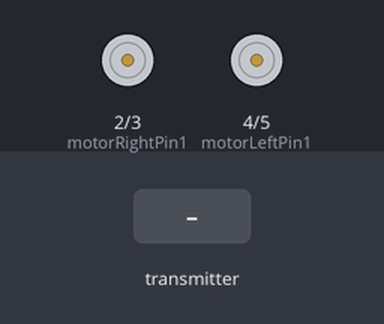
The sketch below on a simulated Arduino Uno, built with avr-gcc and run on an emulated ATmega328P. Parts: motor-driver pin pairs drawn as motors (green arrow = first pin HIGH = forward, orange = second pin HIGH = backward, longer = more drive). The inputs (shaded band) are chosen by the test bench. No radio packets arrive unless stated.

Above: at 1.2 s.
1.3 s: the transmitter starts sending x = 0
At 1.9 s:
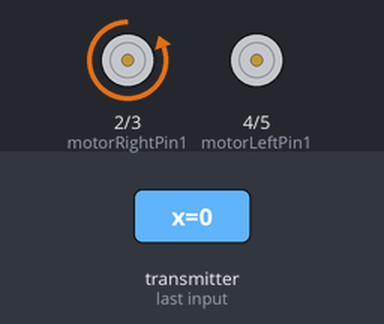
2.8 s: the transmitter starts sending x = 512
At 4.0 s:
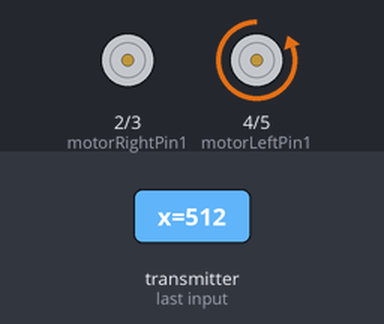
4.3 s: the transmitter starts sending x = 256
At 5.3 s:
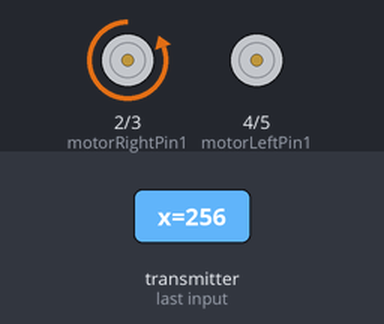
5.8 s: the transmitter starts sending x = 1023
At 6.4 s:
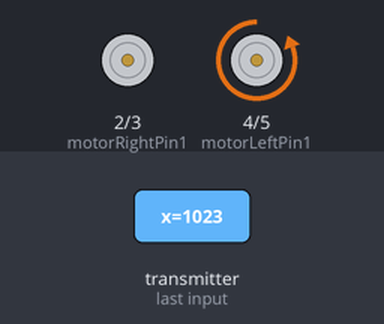
Timing chart, 0 to 8.3 s (numbered marks = the images above; inputs shaded):
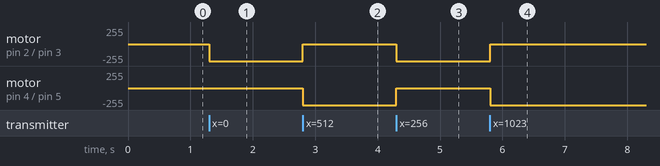

Measured:
- after the input at 1.3 s, motor on pin 2 (motorRightPin1) / pin 3 (motorRightPin2): stopped → backward 255/255 at once
- after the input at 2.8 s, motor on pin 2 (motorRightPin1) / pin 3 (motorRightPin2): backward 255/255 → stopped at once; motor on pin 4 (motorLeftPin1) / pin 5 (motorLeftPin2): stopped → backward 255/255 at once
- after the input at 4.3 s, motor on pin 2 (motorRightPin1) / pin 3 (motorRightPin2): stopped → backward 255/255 at once; motor on pin 4 (motorLeftPin1) / pin 5 (motorLeftPin2): backward 255/255 → stopped at once
- after the input at 5.8 s, motor on pin 2 (motorRightPin1) / pin 3 (motorRightPin2): backward 255/255 → stopped at once; motor on pin 4 (motorLeftPin1) / pin 5 (motorLeftPin2): stopped → backward 255/255 at once

The sketch:

CarReciever.ino
```cpp
#include "nRF24L01.h"
#include "RF24.h"
#include <SPI.h>
#include "Common.h"

#define CE_PIN 7
#define CSN_PIN 8
const byte address[6] = "00001";
const int DELAY = 1;
const int STICK_X_CENTER = 330;
const int STICK_Y_CENTER = 330;
const int STICK_MARGIN =  10;


RF24 radio(CE_PIN, CSN_PIN);

struct MotorBridge{
  int motorRightPin1 = 2;
  int motorRightPin2 = 3;
  int motorLeftPin1 = 4;
  int motorLeftPin2 = 5;
};

MotorBridge motorBridge;
Cords cords;

void setup() {
  // put your setup code here, to run once:
  Serial.begin(9600);
  setupMotor();
  setupRadio();
}
void setupMotor(){
  pinMode(motorBridge.motorRightPin1,OUTPUT);
  pinMode(motorBridge.motorRightPin2,OUTPUT);
  pinMode(motorBridge.motorLeftPin1,OUTPUT);
  pinMode(motorBridge.motorLeftPin2,OUTPUT);
  leftStop();
  rightStop();
}

void setupRadio(){
  radio.begin();
  radio.setAutoAck(false);
  radio.setChannel(CHANNEL_OFFSET);
  radio.setPALevel (RF24_PA_LOW); //transmitter power level. To choose RF24_PA_MIN, RF24_PA_LOW, RF24_PA_HIGH, RF24_PA_MAX
	radio.setDataRate(RF24_1MBPS); //(RF24_250KBPS|RF24_1MBPS|RF24_2MBPS)
  radio.openReadingPipe(1,address);
  radio.startListening();
}

void loop() {
  // put your main code here, to run repeatedly:
  listenToRadio();
  delay(DELAY);
}

void printCords(){
  Serial.print("X = ");
  Serial.print(cords.x);
  Serial.print(" Y = ");
  Serial.println(cords.y);
}

void handleInput(){
  if(cords.x>= STICK_X_CENTER-STICK_MARGIN && cords.x <= STICK_X_CENTER+STICK_MARGIN && cords.y >= STICK_Y_CENTER-STICK_MARGIN && cords.y <= STICK_Y_CENTER + STICK_MARGIN){
    stop();
  }else
  if(cords.x > STICK_X_CENTER + STICK_MARGIN){
    moveRight();
  }else
  if(cords.x < STICK_X_CENTER - STICK_MARGIN){
    moveLeft();
  }else
  if(cords.y > STICK_Y_CENTER + STICK_MARGIN){
    moveForward();
  }else
  if(cords.y < STICK_Y_CENTER - STICK_MARGIN){
    moveBackward();
  }
}

void leftForward(){
  digitalWrite(motorBridge.motorLeftPin1, LOW);
  digitalWrite(motorBridge.motorLeftPin2, HIGH);
}

void rightForward(){
  digitalWrite(motorBridge.motorRightPin1, LOW);
  digitalWrite(motorBridge.motorRightPin2, HIGH);

}
void leftBackward(){
  digitalWrite(motorBridge.motorLeftPin1, HIGH);
  digitalWrite(motorBridge.motorLeftPin2, LOW);
}

void rightBackward(){
  digitalWrite(motorBridge.motorRightPin1, HIGH);
  digitalWrite(motorBridge.motorRightPin2, LOW);
}

void leftStop(){
  digitalWrite(motorBridge.motorLeftPin1, LOW);
  digitalWrite(motorBridge.motorLeftPin2, LOW);
}

void rightStop(){
  digitalWrite(motorBridge.motorRightPin1, LOW);
  digitalWrite(motorBridge.motorRightPin2, LOW);
}

void moveForward(){
  rightForward();
  leftForward();
}

void moveBackward(){
  rightBackward();
  leftBackward();
}

void moveLeft(){
  leftStop();
  rightForward();
}

void moveRight(){
  rightStop();
  leftForward();
}
void stop(){
  rightStop();
  leftStop();
}

void listenToRadio(){
  if(radio.available()){
    radio.read(&cords, sizeof(cords));
    handleInput();
    // printCords();
  }
}
```

Common.h
```cpp
#ifndef COMMON_H
#define COMMON_H

#define INTERVAL_MS_TRANSMISSION 250
#define CHANNEL_OFFSET 56

struct Cords{
  int x;
  int y;
};

#endif
```
